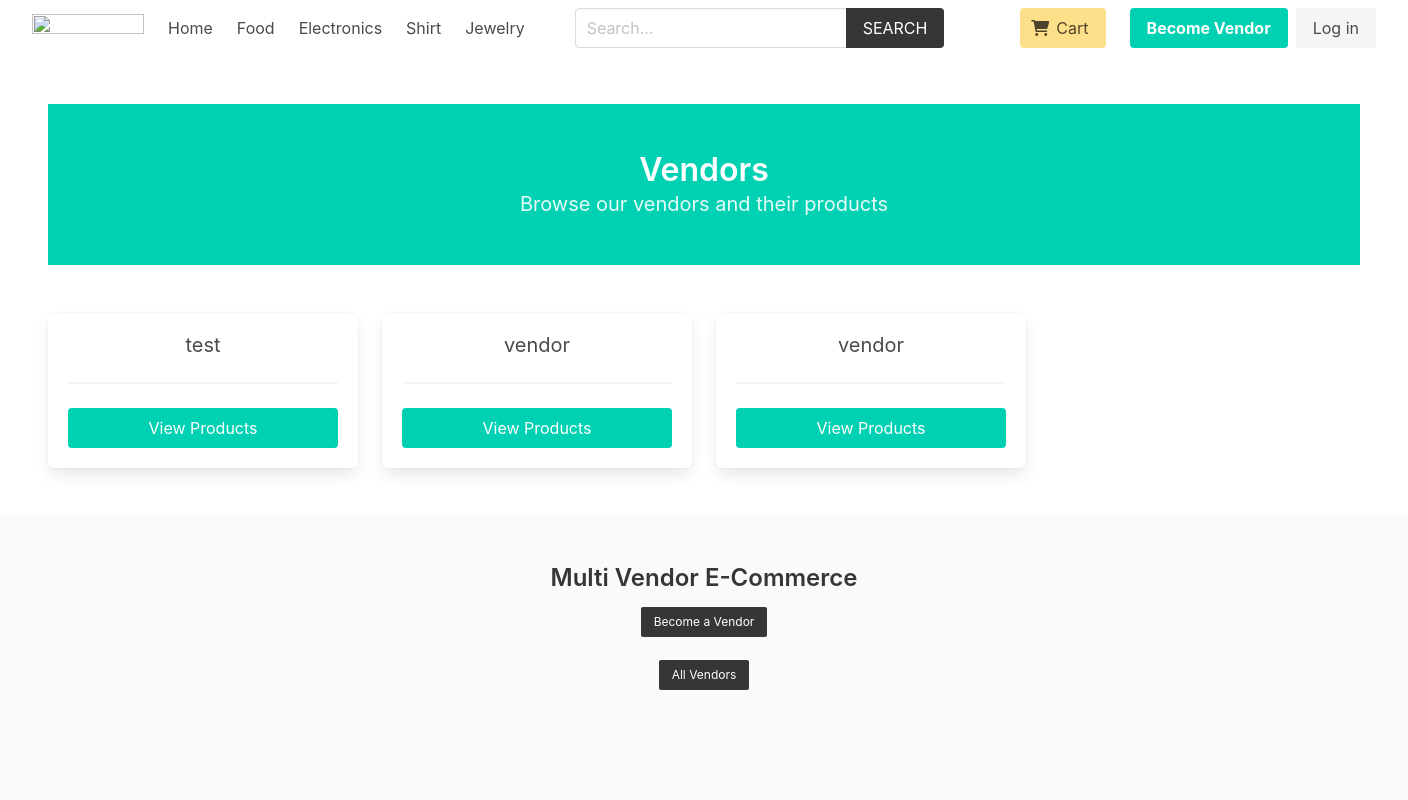
Screenshot of /vendor/ with the database file from the repository.
### product/models.py (models this page shows, shortened)
class Category(models.Model):
    title = models.CharField(max_length=50)
    slug = models.SlugField(max_length=55)
    ordering = models.IntegerField(default=0)
    class Meta:
        ordering = ['ordering']

### vendor/models.py (models this page shows, shortened)
class Vendor(models.Model):
    name = models.CharField(max_length=255)
    created_at = models.DateTimeField(auto_now_add=True)
    created_by = models.OneToOneField(User, related_name='vendor', on_delete=models.CASCADE)
    class Meta:
        ordering = ['name']

### vendor/views.py (the view)
# urls.py: path('', views.vendors, name="vendors"),
def vendors(request):
    vendors = Vendor.objects.all()
    return render(request, 'vendor/vendors.html', {'vendors': vendors})

### cart/cart.py (called while the page is built)
    def __len__(self):
        return sum(item['quantity'] for item in self.cart.values())

### cart/context_processors.py (called while the page is built)
def cart(request):
    return {'cart': Cart(request)}

### product/context_processors.py (called while the page is built)
def menu_categories(request):
    categories = Category.objects.all()
    return {'categories': categories}

### templates/vendor/vendors.html (shortened to what this page needs)
{% extends 'core/base.html' %}
{% block content %}
    <div class="hero is-primary">
        <div class="hero-body">
            <div class="container has-text-centered">
                <h1 class="title">Vendors</h1>
                <p class="subtitle">Browse our vendors and their products</p>
            </div>
        </div>
    </div>
    <div class="container mt-6">
        <div class="columns is-multiline">
            {% for vendor in vendors %}
                <div class="column is-3">
                    <div class="box">
                        <h2 class="subtitle has-text-centered">
                            {{ vendor.name }}
                        </h2>
                        <hr>
                        <div class="has-text-centered">
                            <a href="{% url 'vendor:vendor' vendor.id %}" class="button is-primary is-fullwidth">View Products</a>
                        </div>
                    </div>
                </div>
            {% endfor %}
        </div>
    </div>
{% endblock content %}

### templates/core/base.html (shortened to what this page needs)
{% load static %}
<!DOCTYPE html>
<html lang="en">
<head>
    <link rel="stylesheet" href="https://cdn.jsdelivr.net/npm/bulma@0.9.2/css/bulma.min.css">
    <link rel="stylesheet" href="https://cdnjs.cloudflare.com/ajax/libs/font-awesome/6.0.0-beta3/css/all.min.css">
    <link rel="stylesheet" href="{% static 'css/main.css' %}">
</head>
<body>
    <div class="container">
        <nav class="navbar" role="navigation" aria-label="main navigation">
            <div class="navbar-brand">
                <a class="navbar-item" href="{% url 'core:home' %}">
                <img src="https://2.bp.blogspot.com/-mkVne3V2tzY/Xfo99c80KUI/AAAAAAAAD_c/9EbC4qu-fYAeVjLi3ONzRZ-osIW4H3qBACK4BGAYYCw/s1600/Vijay%2BThapa%2BLogo%2BHD.png" width="112" height="28">
                </a>
            </div>
            <div id="navbarBasicExample" class="navbar-menu">
                <div class="navbar-start">
                <a class="navbar-item" href="{% url 'core:home' %}">
                    Home
                </a>
                {% for category in categories %}
                    <a class="navbar-item" href="{% url 'product:category' category.slug %}">
                        {{category.title}}
                    </a>
                {% endfor %}
                </div>
                <div class="navbar-start">
                    <div class="navbar-item">
                        <form method="get" action="{% url 'product:search' %}">
                            <div class="field has-addons">
                                <div class="control">
                                    <input type="search" name="query" id="" class="input" placeholder="Search...">
                                </div>
                                <div class="control">
                                    <button class="button is-dark is-uppercase">Search</button>
                                </div>
                            </div>
                        </form>
                    </div>
                </div>
                <div class="navbar-end">
                <div class="navbar-item">
                    <a href="{% url 'cart:cart' %}" class="button is-warning">
                        <span class="icon">
                            <i class="fas fa-shopping-cart"></i>
                        </span>
                        <span>Cart {% if cart %}({{cart|length}}){% endif %}</span>
                    </a>
                </div>
                {% if request.user.is_authenticated %}
                <div class="navbar-item has-dropdown is-hoverable">
                    <a class="navbar-link is-capitalized">
                    {{user.vendor.name}}
                    </a>
                    <div class="navbar-dropdown">
                    <a class="navbar-item" href="{% url 'vendor:vendor-admin' %}">
                        <span class="icon"><i class="fas fa-user"></i></span>
                        <span>Profile</span>
                    </a>
                    <a class="navbar-item" href="{% url 'vendor:edit-vendor' %}">
                        <span class="icon"><i class="fas fa-edit"></i></span>
                        <span>Update Profile</span>
                    </a>
                    <a class="navbar-item" href="{% url 'vendor:add-product' %}">
                        <span class="icon"><i class="fas fa-plus"></i></span>
                        <span>Add Product</span>
                    </a>
                    <hr class="navbar-divider">
                    <a class="navbar-item" href="{% url 'vendor:logout' %}">
                        <span class="icon"><i class="fas fa-sign-out-alt"></i></span>
                        <span>Logout</span>
                    </a>
                    </div>
                </div>
                {% else %}
                <div class="navbar-item">
                    <div class="buttons">
                        <a class="button is-primary" href="{% url 'vendor:become-vendor' %}">
                            <strong>Become Vendor</strong>
                        </a>
                        <a class="button is-light" href="{% url 'vendor:login' %}">
                            Log in
                        </a>
                    </div>
                </div>
                {% endif %}
                </div>
            </div>
            </nav>
    </div>
    <section class="section">
        <div class="container">
            {% block content %}{% endblock content %}
        </div>
    </section>
    <footer class="footer">
        <div class="container">
            <div class="content has-text-centered">
                <h3 class="is-size-4 mb-4">Multi Vendor E-Commerce</h3>
                {% if request.user.is_authenticated %}
                    <a href="{% url 'vendor:vendor-admin' %}" class="button is-dark is-small">Vendor Admin</a>
                {% else %}
                    <a href="{% url 'vendor:become-vendor' %}" class="button is-dark is-small">Become a Vendor</a>
                {% endif %}
                <br>
                <a href="{% url 'vendor:vendors' %}" class="button is-dark is-small mt-2">All Vendors</a>
            </div>
        </div>
    </footer>
</body>
</html>

### core/static/css/main.css (style rules this page uses)
.footer a { margin-bottom: 15px; display: inline-block; color: #444; }

### rows the page displays
Category: title "Food"
Category: title "Electronics"
Category: title "Shirt"
Category: title "Jewelry"
Vendor: name "test"
Vendor: name "vendor"
Vendor: name "vendor"
